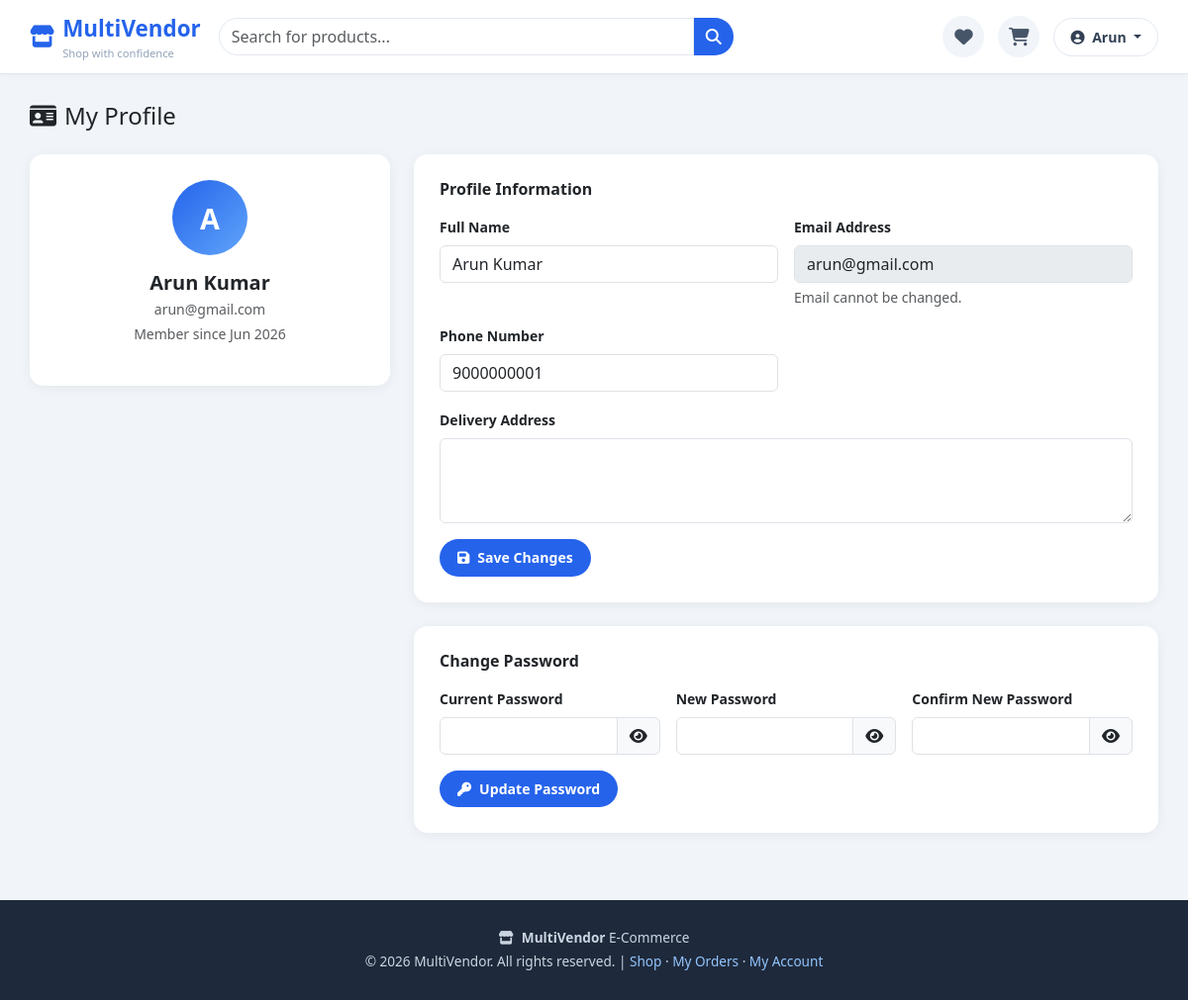
Page /customer/pages/profile.php (signed in) on the committed database.
### tables this page shows
CREATE TABLE IF NOT EXISTS customers (
    id INT AUTO_INCREMENT PRIMARY KEY,
    name VARCHAR(100) NOT NULL,
    email VARCHAR(150) UNIQUE NOT NULL,
    phone VARCHAR(20),
    password VARCHAR(255) NOT NULL,
    address TEXT,
    status ENUM('active','inactive') DEFAULT 'active',
    created_at TIMESTAMP DEFAULT CURRENT_TIMESTAMP
);

### customer/includes/db.php (called while the page is built, shortened)
<?php
function getCustomerId() {
    return $_SESSION['customer_id'] ?? null;
}
?>

### customer/pages/profile.php (the view, shortened to what this page needs)
<?php
require_once '../includes/db.php';
$cid = getCustomerId();
$customer = mysqli_fetch_assoc(mysqli_query($conn, "SELECT * FROM customers WHERE id=$cid LIMIT 1"));
require_once '../includes/header.php';
?>
<h4 class="page-title mb-4"><i class="fas fa-id-card me-2"></i>My Profile</h4>
<div class="row g-4">
    <div class="col-md-4">
        <div class="profile-card text-center">
            <div class="profile-avatar mx-auto mb-3">
                <?php echo strtoupper(substr($customer['name'], 0, 1)); ?>
            </div>
            <h5 class="fw-bold mb-1"><?php echo htmlspecialchars($customer['name']); ?></h5>
            <p class="text-muted small mb-1"><?php echo htmlspecialchars($customer['email']); ?></p>
            <p class="text-muted small">Member since <?php echo date('M Y', strtotime($customer['created_at'])); ?></p>
        </div>
    </div>
    <div class="col-md-8">
        <div class="profile-card mb-4">
            <h6 class="fw-bold mb-3">Profile Information</h6>
            <form method="POST">
                <div class="row g-3">
                    <div class="col-md-6">
                        <label class="form-label small fw-semibold">Full Name</label>
                        <input type="text" name="name" class="form-control" required value="<?php echo htmlspecialchars($customer['name']); ?>">
                    </div>
                    <div class="col-md-6">
                        <label class="form-label small fw-semibold">Email Address</label>
                        <input type="email" class="form-control" value="<?php echo htmlspecialchars($customer['email']); ?>" disabled>
                        <div class="form-text">Email cannot be changed.</div>
                    </div>
                    <div class="col-md-6">
                        <label class="form-label small fw-semibold">Phone Number</label>
                        <input type="text" name="phone" class="form-control" value="<?php echo htmlspecialchars($customer['phone'] ?? ''); ?>">
                    </div>
                    <div class="col-12">
                        <label class="form-label small fw-semibold">Delivery Address</label>
                        <textarea name="address" class="form-control" rows="3"><?php echo htmlspecialchars($customer['address'] ?? ''); ?></textarea>
                    </div>
                </div>
                <button type="submit" name="update_profile" class="btn-store mt-3">
                    <i class="fas fa-save me-2"></i>Save Changes
                </button>
            </form>
        </div>
        <div class="profile-card">
            <h6 class="fw-bold mb-3">Change Password</h6>
            <form method="POST">
                <div class="row g-3">
                    <div class="col-md-4">
                        <label class="form-label small fw-semibold">Current Password</label>
                        <div class="input-group">
                            <input type="password" name="current_password" id="cp" class="form-control" required>
                            <span class="input-group-text" style="cursor:pointer" onclick="togglePassword('cp','cpEye')"><i class="fas fa-eye" id="cpEye"></i></span>
                        </div>
                    </div>
                    <div class="col-md-4">
                        <label class="form-label small fw-semibold">New Password</label>
                        <div class="input-group">
                            <input type="password" name="new_password" id="np" class="form-control" required minlength="6">
                            <span class="input-group-text" style="cursor:pointer" onclick="togglePassword('np','npEye')"><i class="fas fa-eye" id="npEye"></i></span>
                        </div>
                    </div>
                    <div class="col-md-4">
                        <label class="form-label small fw-semibold">Confirm New Password</label>
                        <div class="input-group">
                            <input type="password" name="confirm_password" id="ncp" class="form-control" required minlength="6">
                            <span class="input-group-text" style="cursor:pointer" onclick="togglePassword('ncp','ncpEye')"><i class="fas fa-eye" id="ncpEye"></i></span>
                        </div>
                    </div>
                </div>
                <button type="submit" name="change_password" class="btn-store mt-3">
                    <i class="fas fa-key me-2"></i>Update Password
                </button>
            </form>
        </div>
    </div>
</div>
<?php require_once '../includes/footer.php'; ?>

### customer/css/customer.css (style rules this page uses)
:root { --brand: #2563eb; --brand-dark: #1d4ed8; --accent: #f97316; --card-shadow: 0 2px 12px rgba(0,0,0,0.06); }
* { box-sizing: border-box; }
body { font-family: 'Segoe UI', sans-serif; background: #f1f5f9; margin: 0; padding: 0; }
.btn-store { border-radius: 50px; border: none; background: var(--brand); color: #fff; padding: 8px 18px; font-weight: 600; font-size: 0.88rem; }
.profile-card { background: #fff; border-radius: 14px; padding: 26px; box-shadow: var(--card-shadow); }
.profile-avatar { width: 76px; height: 76px; border-radius: 50%; background: linear-gradient(135deg, var(--brand), #60a5fa); color: #fff; display: flex; align-items: center; justify-content: center; font-size: 1.8rem; font-weight: 700; }

### rows in the picture
customers: name "A", name "Arun Kumar", email "arun@gmail.com", created_at "Jun 2026", phone "9000000001"

### other values in the picture
explode(' ', $_SESSION['customer_name'])[0] "Arun"
